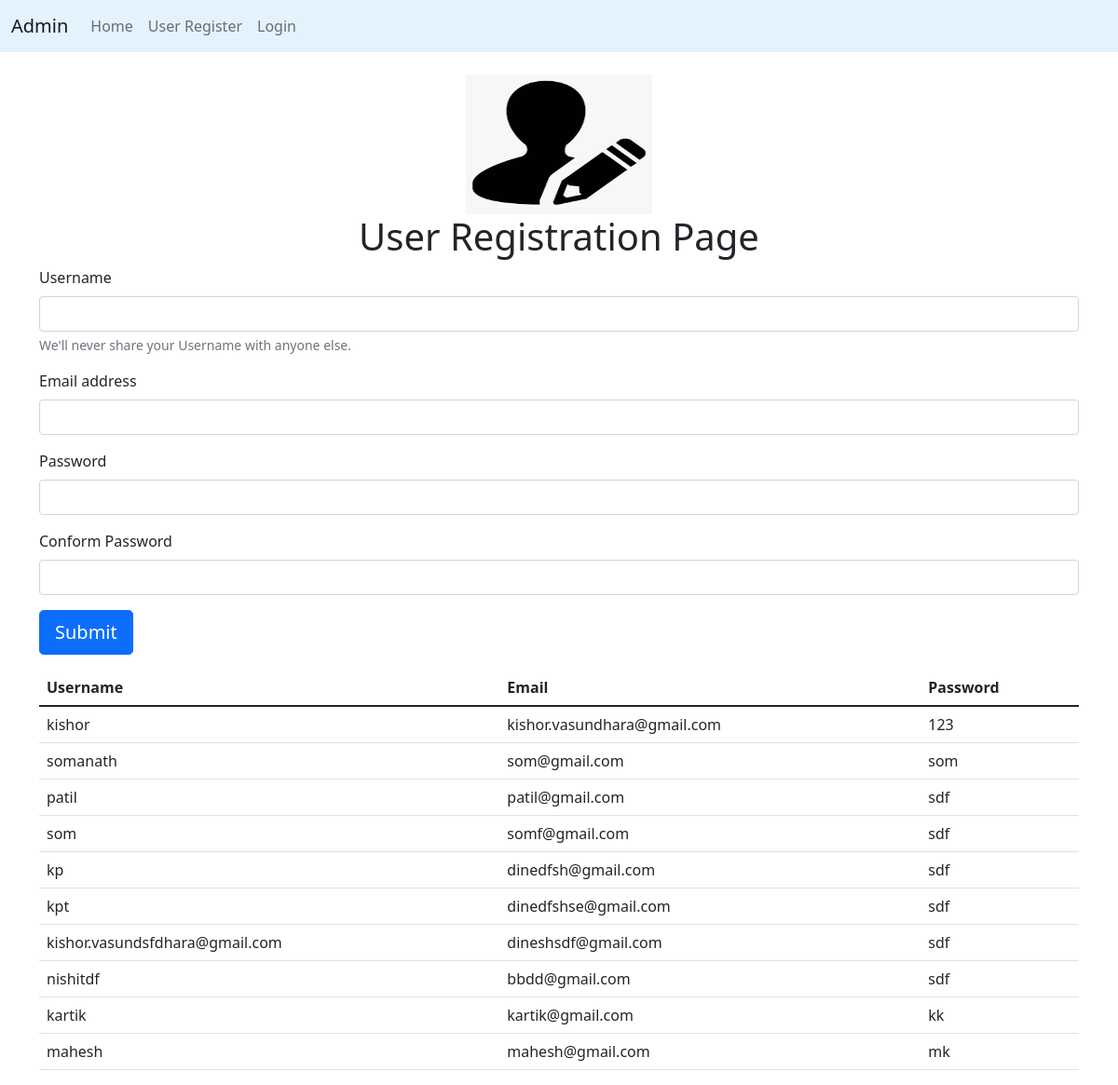
Page /user_reg on the committed database.
### sen.py (models this page shows, shortened)
class User(db.Model, UserMixin):
    id = db.Column(db.Integer, primary_key=True)
    username = db.Column(db.String(64), index=True, unique=True)
    email = db.Column(db.String(120), index=True, unique=True)
    password_hash = db.Column(db.String(128))
    posts = db.relationship('Post', lazy='dynamic',back_populates='author')

### sen.py (the view, shortened to what this page needs)
@app.route("/user_reg", methods=["POST", "GET"])
def user_reg():
    database_data=User.query.all()
    return render_template("user_register.html",database_data=database_data)

### templates/user_register.html (shortened to what this page needs)
{% extends 'base.html' %}
{% block content %}
<center><img src="{{url_for('static',filename='images/user_register.png')}}" height="150px" width="200px" class="mt-4"></center>
<h1 class="text-center">User Registration Page</h1>
    <form method="POST" class="mt-2" id="registerfrm">
                  <div class="mb-3">
                      <label for="exampleInputUsername" class="form-label">Username</label>
                      <input type="text" name="username" class="form-control" id="unm" required>
                      <div id="emailHelp" class="form-text">We'll never share your Username with anyone else.</div>
                  </div>
            <div class="mb-3">
                  <label for="exampleInputEmail1" class="form-label">Email address</label>
                  <input type="email" name="email" class="form-control" id="email" required>
              </div>
            <div class="mb-3">
              <label for="exampleInputPassword1" class="form-label">Password</label>
              <input type="password" name="password" class="form-control" id="pass" required>
            </div>
            <div class="mb-3">
              <label for="exampleInputPassword1" class="form-label">Conform Password</label>
              <input type="password" name="con_password" class="form-control" id="cpass" required>
            </div>
          <button type="button" class="btn btn-primary btn-lg" id="upload">Submit</button>
</form>
<table id="myTable" class="table table-responsive">
<thead>
    <tr class="thead-dark">
        <th>Username</th>
        <th>Email</th>
        <th>Password</th>
    </tr>
    </thead>
    <tbody id="tablebody">
        {% for i in database_data %}
        <tr> <td>{{i.username}}</td> <td>{{i.email}}</td>  <td>{{i.password_hash}}</td> </tr>
        {% endfor %}
    </tbody>
</table>
{% endblock content %}

### static/styles/style_css.css (style rules this page uses)
* { padding: 0; margin: 0; box-sizing: border-box; }

### rows in the picture
User: username "kishor", email "kishor.vasundhara@gmail.com", password_hash "123"
User: username "somanath", email "som@gmail.com", password_hash "som"
User: username "patil", email "patil@gmail.com", password_hash "sdf"
User: username "som", email "somf@gmail.com", password_hash "sdf"
User: username "kp", email "dinedfsh@gmail.com", password_hash "sdf"
User: username "kpt", email "dinedfshse@gmail.com", password_hash "sdf"
User: username "kishor.vasundsfdhara@gmail.com", email "dineshsdf@gmail.com", password_hash "sdf"
User: username "nishitdf", email "bbdd@gmail.com", password_hash "sdf"
User: username "kartik", email "kartik@gmail.com", password_hash "kk"
User: username "mahesh", email "mahesh@gmail.com", password_hash "mk"
